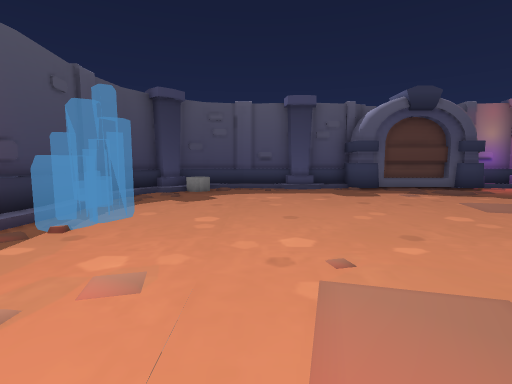
view 1 (above)

16 first-person views from a walk through a 3-D level made in the Unity game engine. The camera is 1.2 m above the floor, tilts 6° down and sees 85° across. Doors are open. The floor is counted in squares, 1 m on a side. Each view is taken from the middle of a square. On the plan, view 1 faces up. The plan holds only what a view shows up to about 13 squares ahead; the rest is blank. The place goes on beyond the plan. The player character is not drawn. Some surface patterns are stand-ins.

view 2
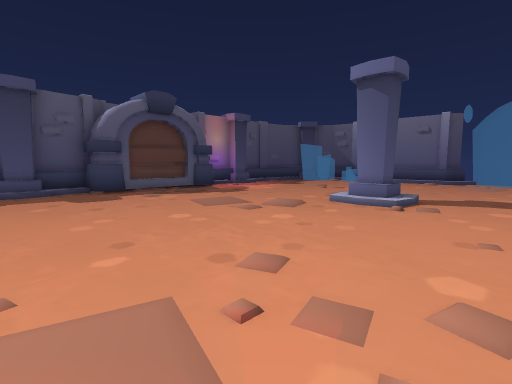

view 3
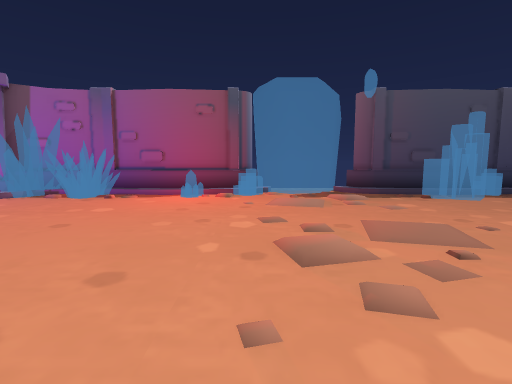

view 4
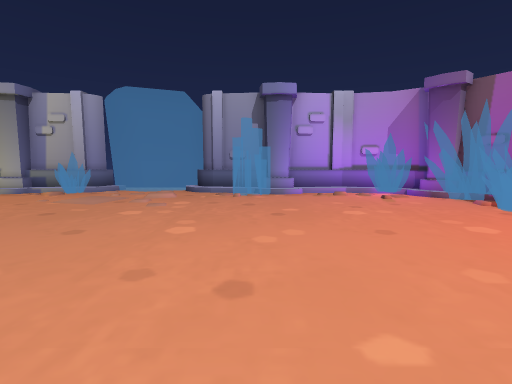

view 5
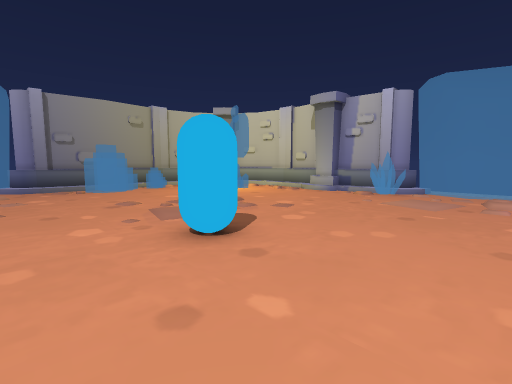

view 6
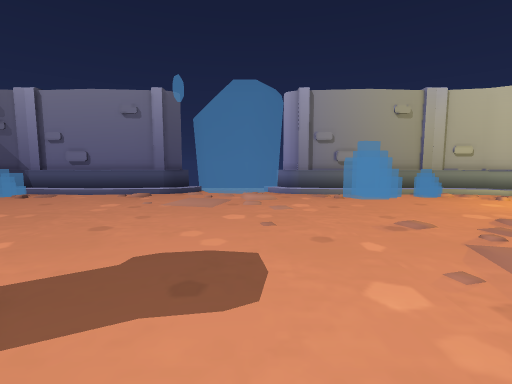

view 7
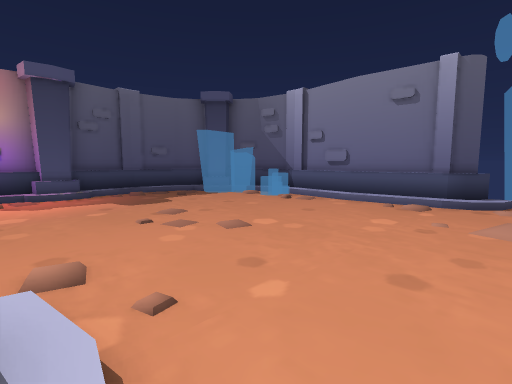

view 8
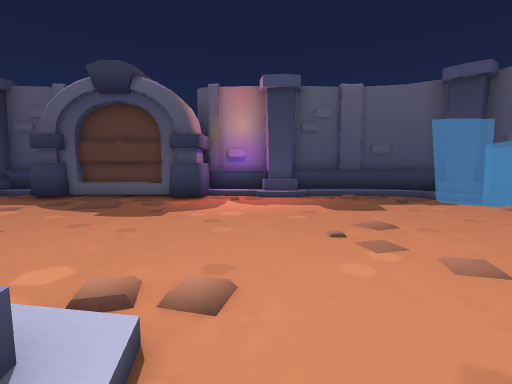

view 9
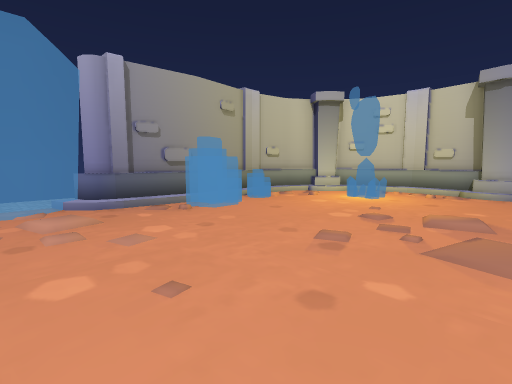

view 10
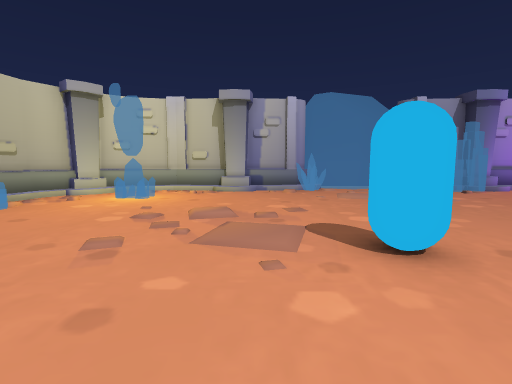

view 11
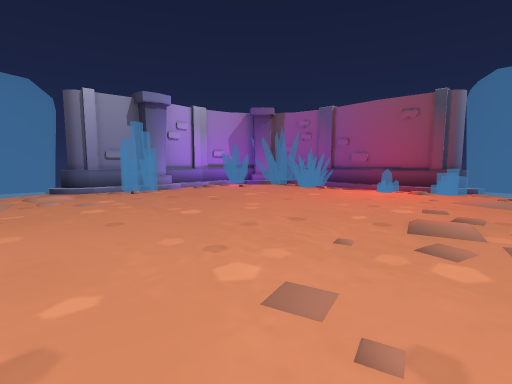

view 12
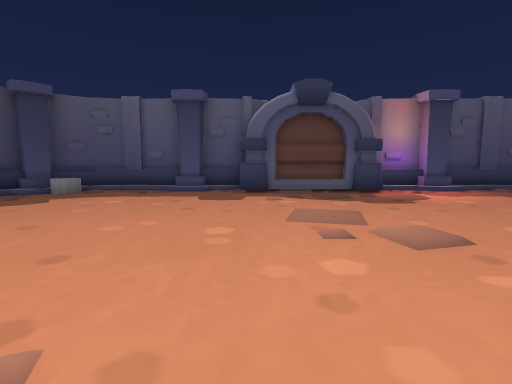

view 13
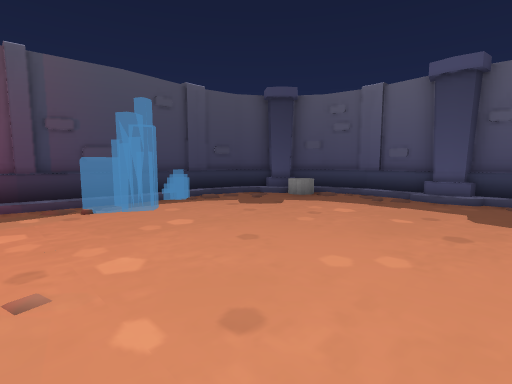

view 14
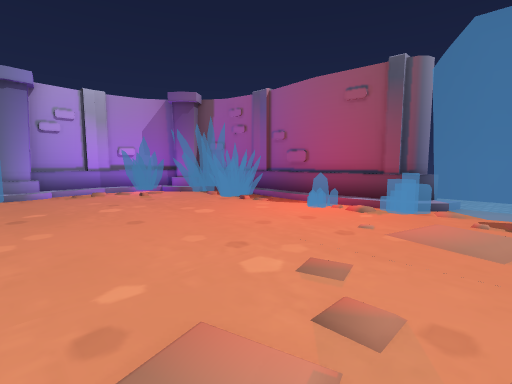

view 15
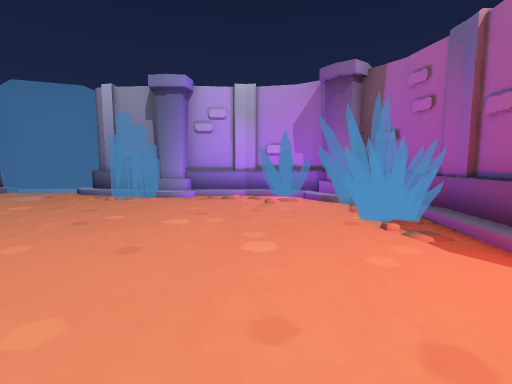

view 16
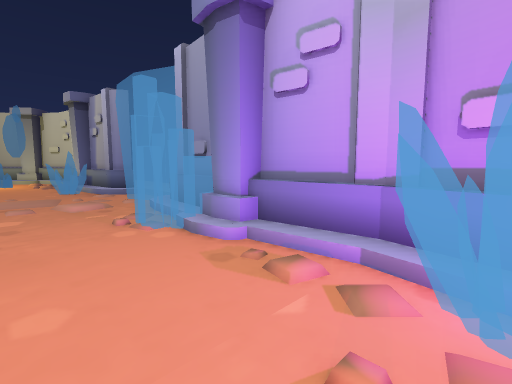

### Floor plan
Key: @ floor where view 1 was taken; # wall or solid block; . floor; / step, stairs or slope; = window, fence, low wall or low ledge; O other object.
Columns run from 6 left of view 1 to 21 right of it. Each row starts with its distance up from view 1.
 14    ########O    #########
 13   ##=##///OOOOOOO///////##
 12  ###O......O....O....... ##
 11  #......................  #
 10  #....................... #
  9  #....................... #
  8  # .......................#
  7  #........................#
  6  #  ......................#
  5  #  ...........///........##
  4 ##............./#/........##
  3 #/.............///......../#
  2   ........................
  1   ........................
  0   ....@...................
 -1 #  ......................./#
 -2 ##..............O.........##
 -3 ## .............O........ #
 -4  #......................  #
 -5  #....................... #
 -6 ## ...................... #
 -7 ##  ......................#
 -8  #  .................. ...#
 -9  OO ..................  ./#
-10  OOO  ... .....  ...... /##
-11   ##OO#/#  /.... #////#=##
-12    ##########  ##########
-13             #

Where each view was taken, in squares from view 1:
view 1: 0 up, 0 right, facing up
view 2: 0 up, 1 right, facing up-right
view 3: 1 down, 6 right, facing left
view 4: 0 up, 3 right, facing down
view 5: 0 up, 6 right, facing down-right
view 6: 0 up, 9 right, facing right
view 7: 2 up, 11 right, facing up-right
view 8: 3 up, 12 right, facing up
view 9: 1 up, 12 right, facing down-right
view 10: 1 up, 12 right, facing down
view 11: 1 up, 8 right, facing down-left
view 12: 1 up, 5 right, facing up
view 13: 3 up, 4 right, facing up-left
view 14: 1 up, 3 right, facing down-left
view 15: 1 down, 1 left, facing down
view 16: 8 down, 2 left, facing down-right
